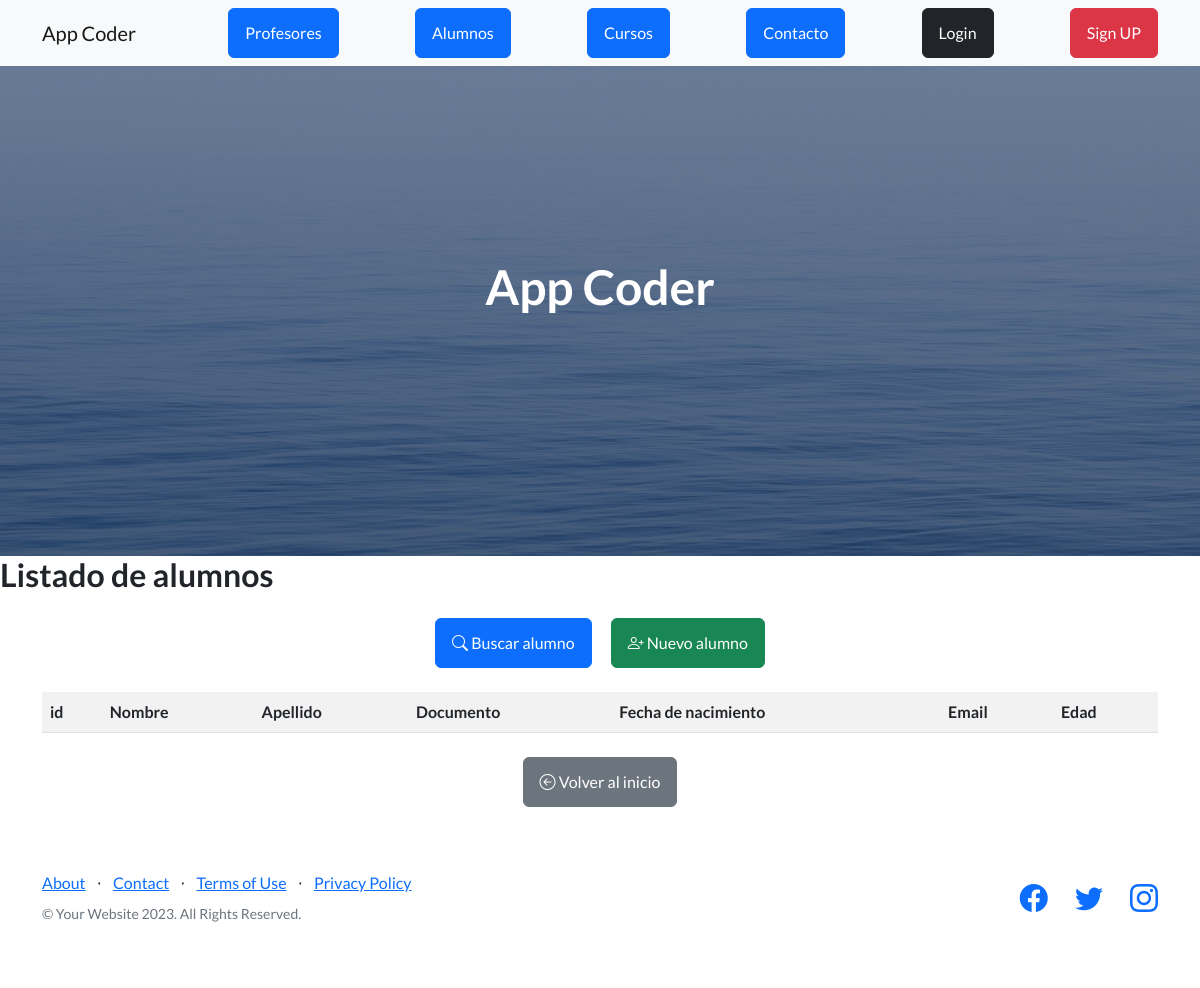
Page /AppCoder/alumnos/ on the earlier database version.
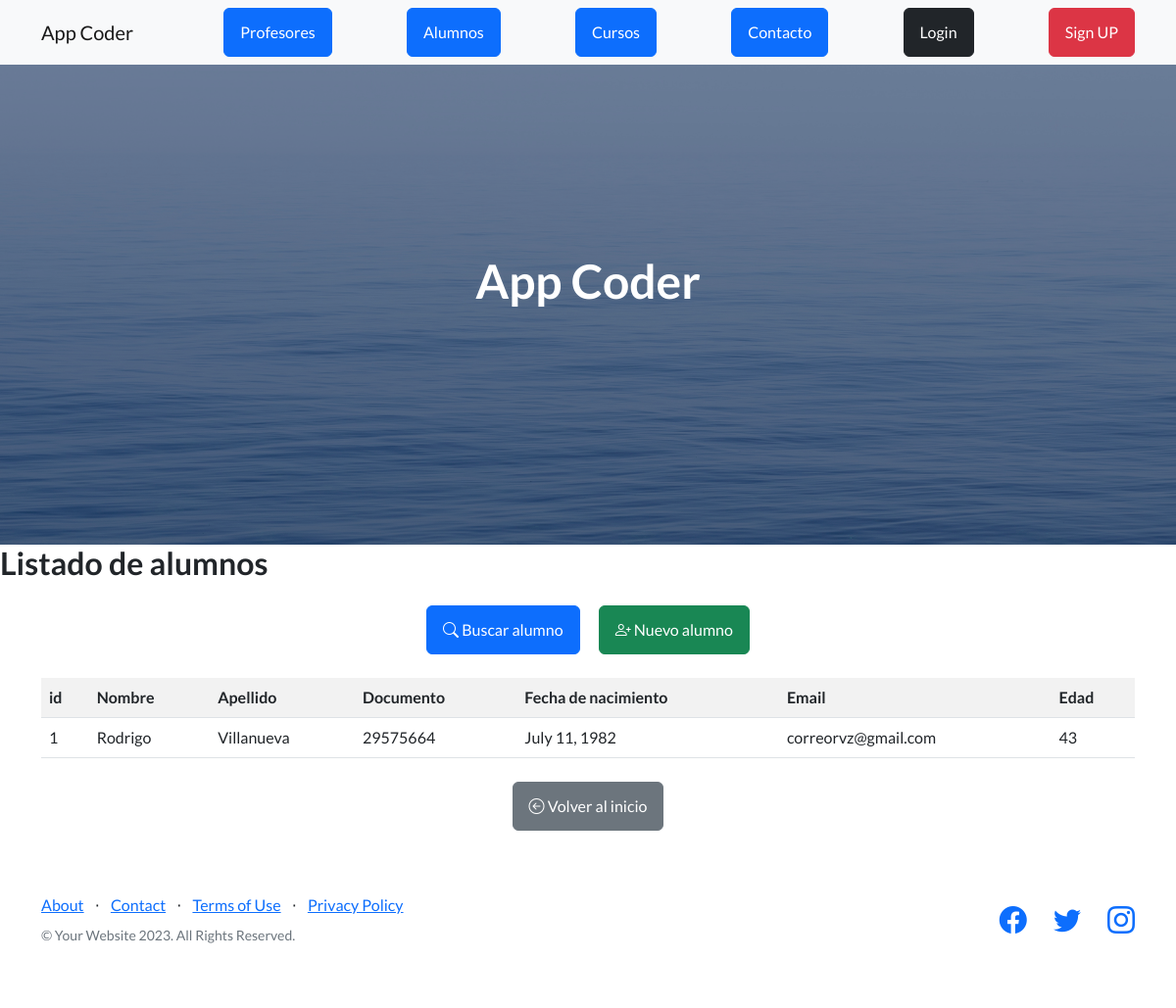
Same page on the later database version.
### AppCoder/models.py (models this page shows)
class Alumno(models.Model):
    nombre = models.CharField(max_length=40)
    apellido = models.CharField(max_length=40)
    documento = models.IntegerField()
    fecha_nacimiento = models.DateField()
    email = models.EmailField()
    edad = models.IntegerField()

### AppCoder/views.py (the view)
# urls.py: path("alumnos/", views.alumnos, name="alumnos"),
def alumnos(request):
    print(">>> Vista alumnos ejecutada <<<")
    alumnos = Alumno.objects.all()
    return render(request, "alumnos.html", {"alumnos": alumnos})

### AppCoder/templates/alumnos.html
{% extends "padre.html" %}
{% block contenido %}
<h2>Listado de alumnos</h2>
<div class="container">
    <div class="text-center my-4">
    <a class="btn btn-primary me-3" href="{% url 'buscar_alumno' %}">
        <i class="bi bi-search"></i> Buscar alumno
    </a>
    <a class="btn btn-success" href="{% url 'alta_alumno' %}">
        <i class="bi bi-person-plus"></i> Nuevo alumno
    </a>
</div>
    <table class="table table-striped">
        <tr>
            <th>id</th>
            <th>Nombre</th>
            <th>Apellido</th>
            <th>Documento</th>
            <th>Fecha de nacimiento</th>
            <th>Email</th>
            <th>Edad</th>
        </tr>
        {% for alumno in alumnos %}
        <tr>
            <td>{{ alumno.id }}</td>
            <td>{{ alumno.nombre }}</td>
            <td>{{ alumno.apellido }}</td>
            <td>{{ alumno.documento }}</td>
            <td>{{ alumno.fecha_nacimiento }}</td>
            <td>{{ alumno.email }}</td>
            <td>{{ alumno.edad }}</td>
        </tr>
        {% endfor %}
    </table>
</div>
<div class="text-center mt-4">
    <a href="{% url 'inicio' %}" class="btn btn-secondary">
        <i class="bi bi-arrow-left-circle"></i> Volver al inicio </a>
</div>
{% endblock %}

Differences in the rows shown:
added Alumno: id "1", nombre "Rodrigo", apellido "Villanueva", documento "29575664", fecha_nacimiento "July 11, 1982", email "correorvz@gmail.com", edad "43"
